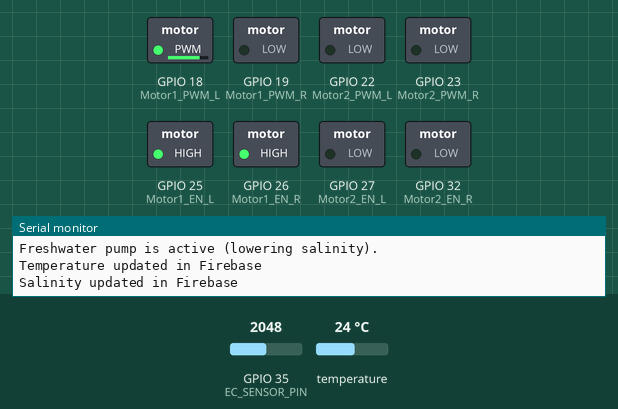
The sketch below on a simulated ESP32. Shown: switched loads named in the sketch (green lamp = pin HIGH), the last lines printed to the serial monitor. The test bench sets the inputs (shaded band); at power-on: GPIO 35 (EC_SENSOR_PIN) = 2048, temperature 24 °C (analog values on the 0–4095 scale). WiFi joins after 1.5 s; servers stay silent unless stated.

Above: at 2.7 s.
2.8 s: GPIO 35 (EC_SENSOR_PIN) set to 1383
9.9 s: GPIO 35 (EC_SENSOR_PIN) set to 1271
At 14.8 s:
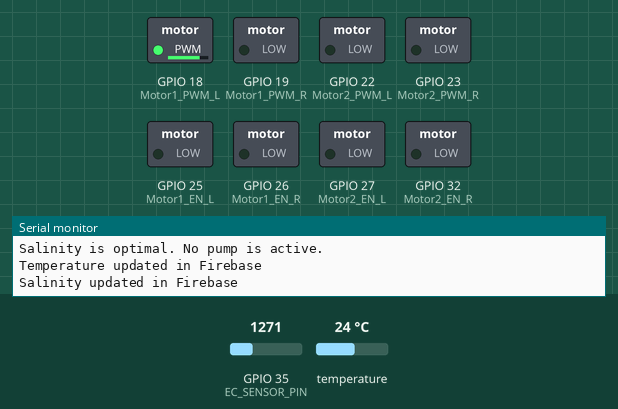
17.0 s: GPIO 35 (EC_SENSOR_PIN) set to 691
24.1 s: GPIO 35 (EC_SENSOR_PIN) set to 625
At 27.7 s:
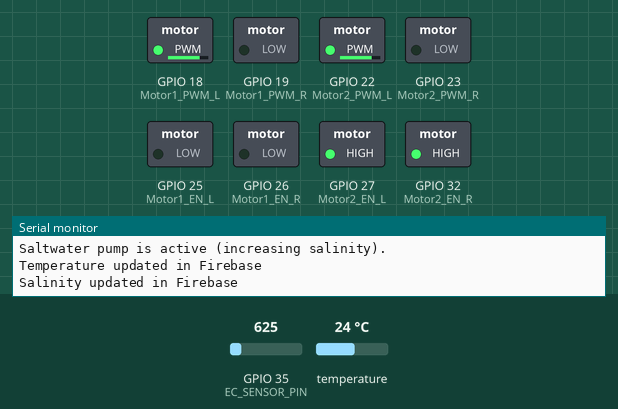
31.2 s: GPIO 35 (EC_SENSOR_PIN) set to 1228
At 33.5 s:
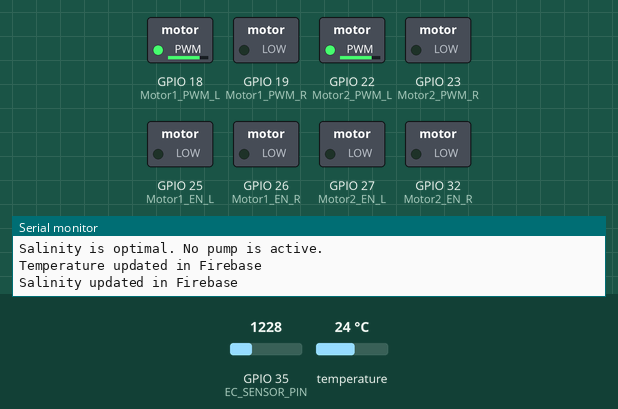
38.3 s: GPIO 35 (EC_SENSOR_PIN) set to 491
At 39.3 s:
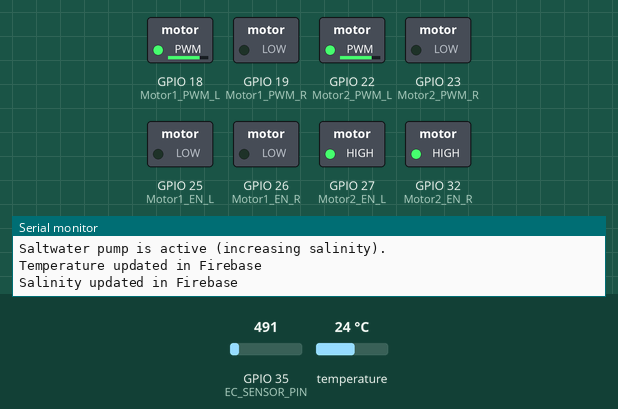
Timing chart, 0 to 41.3 s (numbered marks = the images above; inputs shaded):
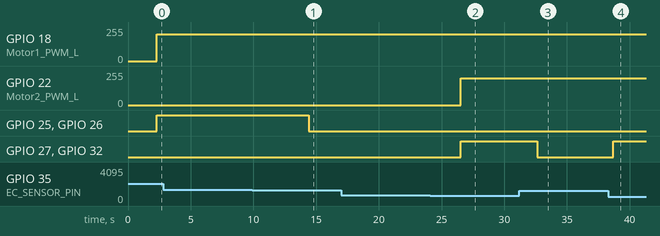

Measured:
- the behaviour switches between 1317 and 1316 on GPIO 35 (EC_SENSOR_PIN) (found by bisection; images 0 and 1)
- the behaviour switches between 659 and 658 on GPIO 35 (EC_SENSOR_PIN) (found by bisection; images 1 and 2)
- after the input at 9.9 s, GPIO 25 (Motor1_EN_L), GPIO 26 (Motor1_EN_R): HIGH → LOW after 4.5 s
- after the input at 24.1 s, GPIO 22 (Motor2_PWM_L): 0/255 → 200/255 after 2.4 s; GPIO 27 (Motor2_EN_L), GPIO 32 (Motor2_EN_R): LOW → HIGH after 2.4 s
- after the input at 31.2 s, GPIO 27 (Motor2_EN_L), GPIO 32 (Motor2_EN_R): HIGH → LOW after 1.4 s
- after the input at 38.3 s, GPIO 27 (Motor2_EN_L), GPIO 32 (Motor2_EN_R): LOW → HIGH after 0.38 s

The sketch:

final_code1.ino
```cpp
#include <Wire.h>
#include <WiFi.h>
#include <FirebaseESP32.h>
#include <OneWire.h>
#include <DallasTemperature.h>
#include <DFRobot_ESP_EC.h>

// WiFi Credentials
// const char* WIFI_SSID = "gumamela_wifi";        // Wi-Fi SSID
// const char* WIFI_PASSWORD = "ro$3ma2Low";       // Wi-Fi password

// IF THE WIFI DOES NOT HAVE A PASSWORD!
// const char* WIFI_SSID = "UPVMIAGAO";
// const char* WIFI_PASSWORD = "";  // Leave it empty for open networks

const char* WIFI_SSID = "TLRC_A";        // Wi-Fi SSID
const char* WIFI_PASSWORD = "LrcCubp2p";

// Firebase Credentials
const char* FIREBASE_HOST = "saltik-198-default-rtdb.firebaseio.com";
const char* FIREBASE_AUTH = "KYlTeJtRRligdZvqT0oSpjllKcDG6yZhWED52lup";

// Firebase objects
FirebaseData firebaseData;
FirebaseAuth auth;
FirebaseConfig config;

// Sensor Pins
#define ONE_WIRE_BUS 5     // GPIO pin for DS18B20
#define EC_SENSOR_PIN 35   // GPIO pin for EC sensor

// Motor Pins
const int Motor1_PWM_L = 18;
const int Motor1_PWM_R = 19;
const int Motor1_EN_L = 25;
const int Motor1_EN_R = 26;
const int Motor2_PWM_L = 22;
const int Motor2_PWM_R = 23;
const int Motor2_EN_L = 27;
const int Motor2_EN_R = 32;

// Salinity thresholds
const float SALINITY_MIN = 5.0;
const float SALINITY_MAX = 10.0;

// Temperature compensation constants
#define ALPHA 0.022
#define K 0.8

// Initialize sensors
OneWire oneWire(ONE_WIRE_BUS);
DallasTemperature sensors(&oneWire);
DFRobot_ESP_EC ec;

void setupMotors() {
  pinMode(Motor1_PWM_L, OUTPUT);
  pinMode(Motor1_PWM_R, OUTPUT);
  pinMode(Motor1_EN_L, OUTPUT);
  pinMode(Motor1_EN_R, OUTPUT);

  pinMode(Motor2_PWM_L, OUTPUT);
  pinMode(Motor2_PWM_R, OUTPUT);
  pinMode(Motor2_EN_L, OUTPUT);
  pinMode(Motor2_EN_R, OUTPUT);
}

void activatePump(int pumpNumber) {
  if (pumpNumber == 1) {
    digitalWrite(Motor1_EN_L, HIGH);
    digitalWrite(Motor1_EN_R, HIGH);
    analogWrite(Motor1_PWM_L, 200);
    analogWrite(Motor1_PWM_R, 0);
  }
  else {
    digitalWrite(Motor2_EN_L, HIGH);
    digitalWrite(Motor2_EN_R, HIGH);
    analogWrite(Motor2_PWM_L, 200);
    analogWrite(Motor2_PWM_R, 0);
  }
}

void deactivatePump(int pumpNumber) {
  if (pumpNumber == 1) {
    digitalWrite(Motor1_EN_L, LOW);
    digitalWrite(Motor1_EN_R, LOW);
  }
  else {
    digitalWrite(Motor2_EN_L, LOW);
    digitalWrite(Motor2_EN_R, LOW);
  }
}

void setup() {
  Serial.begin(115200);

  // Connect to Wi-Fi
  WiFi.begin(WIFI_SSID, WIFI_PASSWORD);
  Serial.print("Connecting to WiFi...");
  while (WiFi.status() != WL_CONNECTED) {
    delay(500);
    Serial.print(".");
  }
  Serial.println("\nWiFi Connected!");

  // Firebase config
  config.host = FIREBASE_HOST;
  config.signer.tokens.legacy_token = FIREBASE_AUTH;
  Firebase.begin(&config, &auth);
  Firebase.reconnectWiFi(true);

  // Sensor and motor init
  sensors.begin();
  ec.begin();
  analogReadResolution(12);
  analogSetAttenuation(ADC_11db);
  setupMotors();
}

void loop() {
  sensors.requestTemperatures();
  float temperatureC = sensors.getTempCByIndex(0);
  float voltage = analogRead(EC_SENSOR_PIN);
  float ecValue25 = ec.readEC(voltage, temperatureC);
  float ecValue = ecValue25 * (1 + ALPHA * (temperatureC - 25));
  float salinity = ecValue / K;

  if (temperatureC == -127.0) {
  Serial.println("ERROR: Temperature sensor not found or failed to read!");
  }

  // Print to Serial Monitor
  Serial.print("Temperature: ");
  Serial.print(temperatureC);
  Serial.println(" °C");

  Serial.print("Salinity: ");
  Serial.print(salinity, 2);
  Serial.println(" ppt");

  // Pump logic
  String pumpStatus;
  if (salinity > SALINITY_MAX) {
    activatePump(1);  // Freshwater
    deactivatePump(2);
    pumpStatus = "freshwater";
    Serial.println(F("Freshwater pump is active (lowering salinity)."));
  } else if (salinity < SALINITY_MIN) {
    activatePump(2);  // Saltwater
    deactivatePump(1);
    pumpStatus = "saltwater";
    Serial.println(F("Saltwater pump is active (increasing salinity)."));
  } else {
    deactivatePump(1);
    deactivatePump(2);
    pumpStatus = "off";
    Serial.println(F("Salinity is optimal. No pump is active."));
  }

  // **Send Data to Firebase**
  if (Firebase.setFloat(firebaseData, "/sensor/temperature", floor(temperatureC * 10) / 10)) {
    Serial.println("Temperature updated in Firebase");
  } else {
    Serial.println("Failed to update temperature");
    Serial.println(firebaseData.errorReason());
  }

  if (Firebase.setFloat(firebaseData, "/sensor/salinity", round(salinity))) {
    Serial.println("Salinity updated in Firebase\n");
  } else {
    Serial.println("Failed to update salinity\n");
    Serial.println(firebaseData.errorReason());
  }

  delay(5000);  // Send data every 5 seconds
}
```
